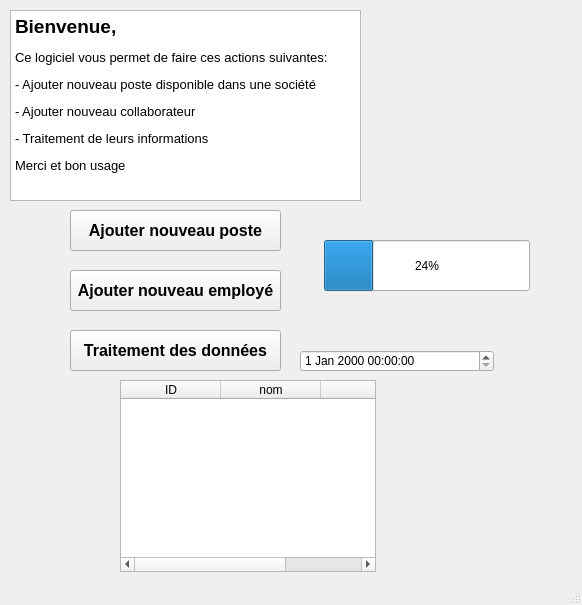
<?xml version="1.0" encoding="UTF-8"?>
<ui version="4.0">
 <class>ApplicationGestionPersonnel</class>
 <widget class="QMainWindow" name="ApplicationGestionPersonnel">
  <property name="geometry">
   <rect>
    <x>0</x>
    <y>0</y>
    <width>582</width>
    <height>605</height>
   </rect>
  </property>
  <property name="windowTitle">
   <string>MainWindow</string>
  </property>
  <widget class="QWidget" name="centralwidget">
   <widget class="QPushButton" name="pushButton">
    <property name="geometry">
     <rect>
      <x>70</x>
      <y>210</y>
      <width>211</width>
      <height>41</height>
     </rect>
    </property>
    <property name="font">
     <font>
      <family>Segoe UI</family>
      <pointsize>12</pointsize>
      <weight>75</weight>
      <bold>true</bold>
     </font>
    </property>
    <property name="focusPolicy">
     <enum>Qt::WheelFocus</enum>
    </property>
    <property name="text">
     <string>Ajouter nouveau poste</string>
    </property>
   </widget>
   <widget class="QTextBrowser" name="textBrowser">
    <property name="geometry">
     <rect>
      <x>10</x>
      <y>10</y>
      <width>351</width>
      <height>191</height>
     </rect>
    </property>
    <property name="html">
     <string>&lt;!DOCTYPE HTML PUBLIC &quot;-//W3C//DTD HTML 4.0//EN&quot; &quot;http://www.w3.org/TR/REC-html40/strict.dtd&quot;&gt;
&lt;html&gt;&lt;head&gt;&lt;meta name=&quot;qrichtext&quot; content=&quot;1&quot; /&gt;&lt;style type=&quot;text/css&quot;&gt;
p, li { white-space: pre-wrap; }
&lt;/style&gt;&lt;/head&gt;&lt;body style=&quot; font-family:'.SF NS Text'; font-size:13pt; font-weight:400; font-style:normal;&quot;&gt;
&lt;p style=&quot; margin-top:12px; margin-bottom:12px; margin-left:0px; margin-right:0px; -qt-block-indent:0; text-indent:0px;&quot;&gt;&lt;span style=&quot; font-family:'MS Shell Dlg 2'; font-size:14pt; font-weight:600;&quot;&gt;Bienvenue,&lt;/span&gt;&lt;/p&gt;
&lt;p style=&quot; margin-top:12px; margin-bottom:12px; margin-left:0px; margin-right:0px; -qt-block-indent:0; text-indent:0px;&quot;&gt;&lt;span style=&quot; font-family:'MS Shell Dlg 2'; font-size:10pt;&quot;&gt;Ce logiciel vous permet de faire ces actions suivantes:&lt;/span&gt;&lt;/p&gt;
&lt;p style=&quot; margin-top:12px; margin-bottom:12px; margin-left:0px; margin-right:0px; -qt-block-indent:0; text-indent:0px;&quot;&gt;&lt;span style=&quot; font-family:'MS Shell Dlg 2'; font-size:10pt;&quot;&gt;- Ajouter nouveau poste disponible dans une société&lt;/span&gt;&lt;/p&gt;
&lt;p style=&quot; margin-top:12px; margin-bottom:12px; margin-left:0px; margin-right:0px; -qt-block-indent:0; text-indent:0px;&quot;&gt;&lt;span style=&quot; font-family:'MS Shell Dlg 2'; font-size:10pt;&quot;&gt;- Ajouter nouveau collaborateur&lt;/span&gt;&lt;/p&gt;
&lt;p style=&quot; margin-top:12px; margin-bottom:12px; margin-left:0px; margin-right:0px; -qt-block-indent:0; text-indent:0px;&quot;&gt;&lt;span style=&quot; font-family:'MS Shell Dlg 2'; font-size:10pt;&quot;&gt;- Traitement de leurs informations&lt;/span&gt;&lt;/p&gt;
&lt;p style=&quot; margin-top:12px; margin-bottom:12px; margin-left:0px; margin-right:0px; -qt-block-indent:0; text-indent:0px;&quot;&gt;&lt;span style=&quot; font-family:'MS Shell Dlg 2'; font-size:10pt;&quot;&gt;Merci et bon usage&lt;/span&gt;&lt;/p&gt;&lt;/body&gt;&lt;/html&gt;</string>
    </property>
   </widget>
   <widget class="QPushButton" name="pushButton_2">
    <property name="geometry">
     <rect>
      <x>70</x>
      <y>270</y>
      <width>211</width>
      <height>41</height>
     </rect>
    </property>
    <property name="font">
     <font>
      <family>Segoe UI</family>
      <pointsize>12</pointsize>
      <weight>75</weight>
      <bold>true</bold>
     </font>
    </property>
    <property name="focusPolicy">
     <enum>Qt::WheelFocus</enum>
    </property>
    <property name="text">
     <string>Ajouter nouveau employé</string>
    </property>
   </widget>
   <widget class="QPushButton" name="pushButton_3">
    <property name="geometry">
     <rect>
      <x>70</x>
      <y>330</y>
      <width>211</width>
      <height>41</height>
     </rect>
    </property>
    <property name="font">
     <font>
      <family>Segoe UI</family>
      <pointsize>12</pointsize>
      <weight>75</weight>
      <bold>true</bold>
     </font>
    </property>
    <property name="focusPolicy">
     <enum>Qt::WheelFocus</enum>
    </property>
    <property name="text">
     <string>Traitement des données</string>
    </property>
   </widget>
   <widget class="QTableWidget" name="tableWidget">
    <property name="geometry">
     <rect>
      <x>120</x>
      <y>380</y>
      <width>256</width>
      <height>192</height>
     </rect>
    </property>
    <column>
     <property name="text">
      <string>ID</string>
     </property>
    </column>
    <column>
     <property name="text">
      <string>nom</string>
     </property>
    </column>
    <column>
     <property name="text">
      <string/>
     </property>
    </column>
   </widget>
   <widget class="QDateTimeEdit" name="dateTimeEdit">
    <property name="geometry">
     <rect>
      <x>300</x>
      <y>350</y>
      <width>194</width>
      <height>22</height>
     </rect>
    </property>
   </widget>
   <widget class="QProgressBar" name="progressBar">
    <property name="geometry">
     <rect>
      <x>324</x>
      <y>240</y>
      <width>206</width>
      <height>51</height>
     </rect>
    </property>
    <property name="sizePolicy">
     <sizepolicy hsizetype="Maximum" vsizetype="Fixed">
      <horstretch>0</horstretch>
      <verstretch>0</verstretch>
     </sizepolicy>
    </property>
    <property name="value">
     <number>24</number>
    </property>
   </widget>
  </widget>
  <widget class="QStatusBar" name="statusbar"/>
 </widget>
 <resources/>
 <connections/>
</ui>
